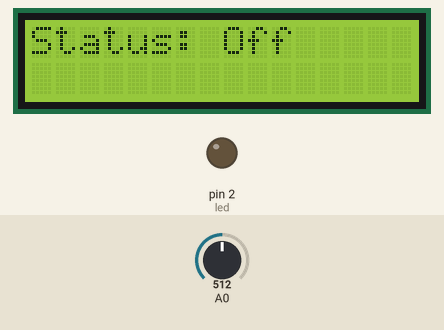
Recording of a sketch running on a simulated Arduino Uno, built with avr-gcc and run on an emulated ATmega328P. Shown: 16×2 character LCD, output pins drawn as LEDs (lit = HIGH). Inputs (shaded band) come from the test bench; at power-on: A0 = 512. What the sketch prints to the serial monitor is not drawn.

Above: at 1.6 s.
1.7 s: A0 set to 579
4.2 s: A0 set to 607
At 6.4 s:
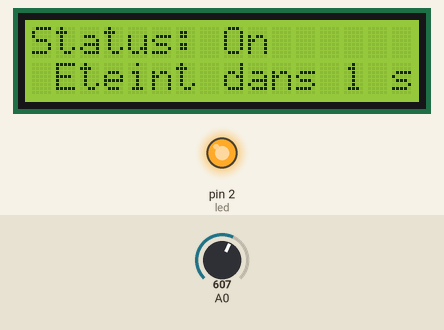
7.5 s: A0 set to 580
At 10.3 s:
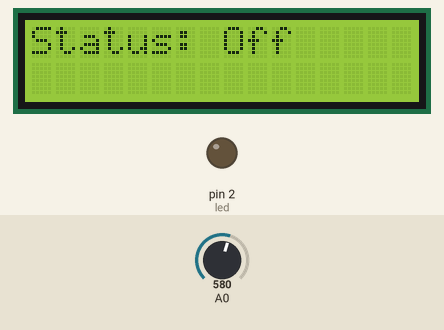
10.6 s: A0 set to 600
At 13.4 s:
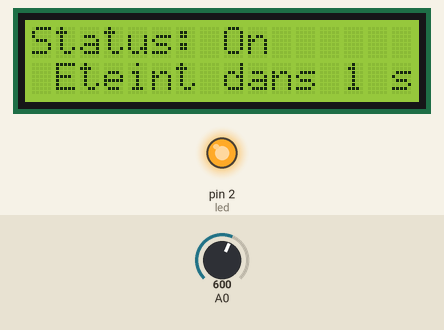
Timing chart, 0 to 14.6 s (numbered marks = the images above; inputs shaded):
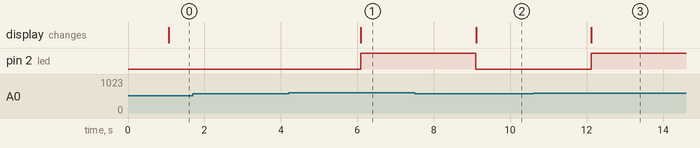

The sketch:

main.ino
```cpp
#include <LiquidCrystal.h>
#define SYS_SLEEP 1000

const int rs = 12, en = 11, d4 = 10, d5 = 9, d6 = 8, d7 = 7;
LiquidCrystal lcd(rs, en, d4, d5, d6, d7);

const int led = 2; //lampe
int photoResistorValue;

void setup()
{
  Serial.begin(9600);
  lcd.begin(16,2);
  pinMode(led, OUTPUT);
}

void loop()
{
  //digitalWrite(led, HIGH);
  //delay(1000);
  //digitalWrite(pinLed, LOW);
  //delay(1000);

  photoResistorValue = analogRead(A0);
  //Serial.print("Value photo: ");
  //Serial.println(photoResistorValue);


  if (photoResistorValue < 590) {
    delay(SYS_SLEEP);
     Serial.print("{\"lux\":");
  Serial.print(0);
  Serial.print(",\"val\":");
  Serial.print(photoResistorValue);
  Serial.println("}");

    digitalWrite(led, LOW);
    lcd.setCursor(0,0);
    lcd.print("Status: Off  ");
    lcd.setCursor(0,1);
    lcd.print("                ");
  } else {
    delay(SYS_SLEEP);
    lcd.clear();
  Serial.print("{\"lux\":");
  Serial.print(1);
  Serial.print(",\"val\":");
  Serial.print(photoResistorValue);
  Serial.println("}");
    digitalWrite(led, HIGH);
    lcd.setCursor(0,0);
    lcd.print("Status: On");

    lcd.setCursor(1,1);
    lcd.print("Eteint dans ");
    lcd.setCursor(13,1);
    lcd.print(SYS_SLEEP/1000);
    lcd.setCursor(15,1);
    lcd.print("s");
  }
}
```

Measured:
- the behaviour switches between 589 and 590 on A0 (found by bisection; images 0 and 1)
- after the input at 1.7 s, every drawn part: stays the same
- after the input at 4.2 s, pin 2 (led): LOW → HIGH after 1.9 s; the display: changes after 1.9 s (image 1)
- after the input at 7.5 s, pin 2 (led): HIGH → LOW after 1.6 s; the display: changes after 1.6 s (image 2)
- after the input at 10.6 s, pin 2 (led): LOW → HIGH after 1.5 s; the display: changes after 1.5 s (image 3)
